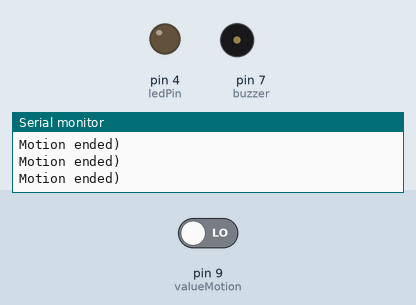
Simulated run of this sketch. Board: Arduino Uno, built with avr-gcc and run on an emulated ATmega328P. Shown: output pins drawn as LEDs (lit = HIGH), buzzer (waves = sounding, pin HIGH), the last lines printed to the serial monitor. The test bench sets the inputs (shaded band); at power-on: pin 9 (valueMotion) LOW.

Above: at 1.8 s.
1.9 s: pin 9 (valueMotion) driven HIGH
At 2.5 s:
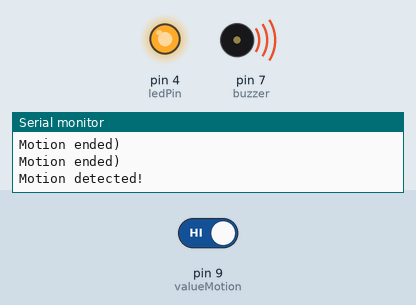
3.5 s: pin 9 (valueMotion) driven LOW
At 4.9 s:
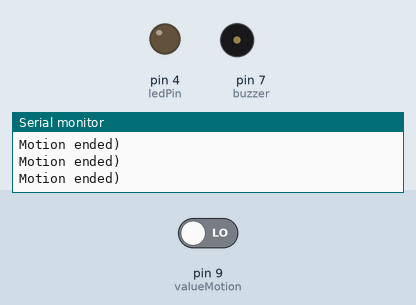
Timing chart, 0 to 6.5 s (numbered marks = the images above; inputs shaded):
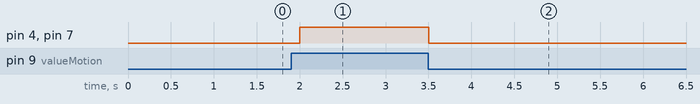

The sketch:

buzzerPirSensor.ino
```cpp
int buzzer = 7;
int valueMotion = 9;
int ledPin = 4;

void setup() {
  Serial.begin(9600);

  pinMode(buzzer, OUTPUT);
  pinMode(valueMotion, INPUT);
  pinMode(ledPin, OUTPUT);

}

void loop() {
  int readMotion = digitalRead(valueMotion);

  if(readMotion == HIGH) {
    Serial.println("Motion detected!");
    digitalWrite(buzzer, HIGH);
    digitalWrite(ledPin, HIGH);

    delay(500);
  }
  else {
    Serial.println("Motion ended)");
    digitalWrite(buzzer, LOW);
    digitalWrite(ledPin, LOW);

    delay(500);
  }

}
```

Measured:
- after the input at 1.9 s, pin 4 (ledPin), pin 7 (buzzer): LOW → HIGH after 0.10 s
- after the input at 3.5 s, pin 4 (ledPin), pin 7 (buzzer): HIGH → LOW at once
